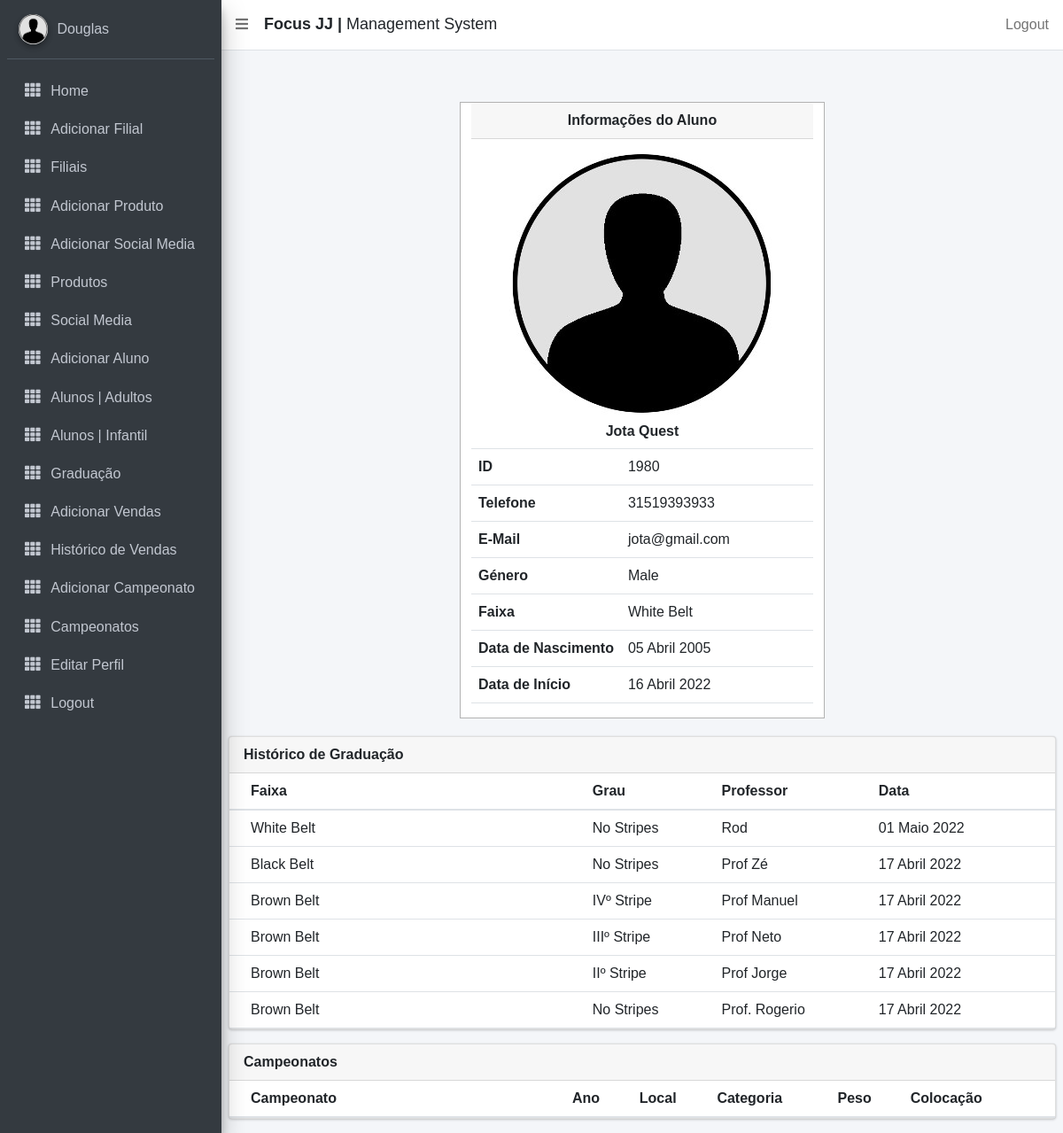
Page /managealunos/1980 (signed in) on the committed database.
### focusbjj/models.py (models this page shows, shortened)
class CustomUser(AbstractUser):
    id = ShortUUIDField(primary_key=True, editable=False, alphabet="0123456789", length=3)
    email = models.EmailField(max_length=255, unique=True)
    contact_name = models.CharField(max_length=255)
    country = CountryField()
    location = models.CharField(max_length=255)
    phone = models.CharField(max_length=15, help_text=_('Use somente números. Código do País + Telefone'))
    join_date = models.DateTimeField(default=timezone.now)
    is_active = models.BooleanField(default=True, help_text='Desmarque a caixa para desativar')
    class Meta:
        ordering = ["country", "location"]

class Aluno(models.Model):
    DoesNotExist = None
    objects = None
    id = ShortUUIDField(primary_key=True, editable=False, alphabet="0123456789", length=4)
    photo = models.ImageField(upload_to='photos/', null=True, blank=True)
    nome = models.CharField(max_length=15, verbose_name='Name')
    middle_name = models.CharField(max_length=20, verbose_name='Middle Name', blank=True, null=True)
    surname = models.CharField(max_length=15, verbose_name='Last Name', null=True)
    phone = models.CharField(max_length=15, help_text='Use only numbers')
    email = models.EmailField(max_length=128)
    location = models.ForeignKey(CustomUser, related_name="alunos", on_delete=models.CASCADE)
    address = models.CharField(max_length=255, blank=True, null=True)
    belt = models.CharField(max_length=255, choices=BELT)
    stripe = models.CharField(max_length=255, choices=GRAU)
    join_date = models.DateTimeField()
    time_stamp = models.DateTimeField(auto_now=True, null=True)
    gender = models.CharField(max_length=255, choices=GENDER)
    dob = models.DateField(verbose_name='Date of Birth',)
    is_blocked = models.BooleanField(default=False)
    agreement = models.BooleanField(default=False)
    USERNAME_FIELD = 'id'
    class Meta:
        ordering = ["nome"]

class Graduation(models.Model):
    objects = None
    aluno = models.ForeignKey(Aluno, related_name='graduacao', on_delete=models.CASCADE, verbose_name='_(Aluno')
    master = models.CharField(max_length=15, null=True, verbose_name=_('Professor'))
    belt = models.CharField(max_length=255, choices=BELT, verbose_name=_('Faixa'))
    stripe = models.CharField(max_length=255, choices=GRAU, verbose_name=_('Grau'))
    time_stamp = models.DateTimeField(null=True, verbose_name=_('Data'))

### focusbjj/views.py (the view)
# urls.py: path('managealunos/<int:pk>', views.DetailALunos.as_view(), name='alunos'),
class DetailALunos(LoginRequiredMixin, DetailView):
    template_name = 'details_alunos.html'
    model = Aluno

### focusbjj/templatetags/attendance_tags.py (called while the page is built)
@register.filter
def campeonatos(athlete_instance):
    return Championship.objects.filter(athlete_id=athlete_instance.id)

@register.filter
def graduacoes(aluno_instance):
    return Graduation.objects.filter(aluno_id=aluno_instance.id).order_by('-time_stamp')

@register.filter
def current_belt(aluno_instance):
    belt = Graduation.objects.filter(aluno_id=aluno_instance.id).order_by('-time_stamp')
    if belt:
        current = belt[0].belt
    else:
        current = aluno_instance.belt
    return current

@register.filter
def current_stripe(aluno_instance):
    belt = Graduation.objects.filter(aluno_id=aluno_instance.id).order_by('-time_stamp')
    if belt:
        current = belt[0].stripe
    else:
        current = aluno_instance.stripe
    return current

### focusbjj/templates/details_alunos.html (shortened to what this page needs)
{% extends 'base_template.html' %}
{% load static %}
{% load attendance_tags %}
{% load i18n %}
{% block content %}
<link rel="stylesheet" href="http://cdnjs.cloudfare.com/ajax/libs/font-awesome/5.15.2/css/all.min.css">
<link rel="stylesheet" href="{% static 'style_aluno.css' %}">
<section class="content">
<div align="center">
   <div class="row col-lg-6" align="center">
       <div class="box ">
           <div class="card-header">
                <p> <b>{% trans "Informações do Aluno" %}</b></p>
            </div>
            <div style="padding: 15px 0px 5px 0px">
                {% if aluno.photo %}
                    <td colspan="2" align=center><img width="300px" src="{{ aluno.photo.url }}"> </td>
                {% else %}
                    <td colspan="2" align=center><img width="300px" src="{% static 'images/defaultuser.jpeg' %}"> </td>
                {% endif %}
            </div>
            <div>
                <h3 style="padding-bottom:10px"><strong>{{ aluno.nome|title }} {{ aluno.middle_name|default_if_none:""|title }} {{ aluno.surname|title }}</strong></h3>
                <div>
                    <table class="table table-hover text-nowrap">
                       <tr>
                            <th width="40px">{% trans "ID" %}</th>
                            <td>{{ aluno.id }}</td>
                        </tr>
                        <tr>
                            <th width="40px">{% trans "Telefone" %}</th>
                            <td>{{ aluno.phone }}</td>
                        </tr>
                        <tr>
                            <th>{% trans "E-Mail" %}</th>
                            <td>{{ aluno.email|lower }}</td>
                        </tr>
                        <tr>
                            <th>{% trans "Gênero" %}</th>
                            <td>{{ aluno.gender }}</td>
                        </tr>
                        <tr>
                            <th>{% trans "Faixa" %}</th>
                            {% if aluno|current_stripe == 'No Stripes' %}
                            <td>{{ aluno|current_belt }}</td>
                            {% else %}
                            <td>{{ aluno|current_belt }} {{ aluno|current_stripe }}</td>
                            {% endif %}
                        </tr>
                        <tr>
                            <th>{% trans "Data de Nascimento" %}</th>
                            <td>{{ aluno.dob|date:"d F Y" }}</td>
                        </tr>
                        <tr>
                            <th>{% trans "Data de Início" %}</th>
                            <td>{{ aluno.join_date|date:"d F Y" }}</td>
                        </tr>
                    </table>
                </div>
            </div>
       </div>
    </div>
</div>
            <div class="row">
                <div class="col-md-12">
                    <div class="card">
                        <div class="card-header">
                            <p> <b>{% trans "Histórico de Graduação" %}</b></p>
                        </div>
                <div class="card-body table-responsive p-0">
                <table class="table table-hover text-nowrap">
                <thead>
                    <tr>
                        <th width="250px">{% trans "Faixa"%}</th>
                        <th width="50px">{% trans "Grau"%}</th>
                        <th width="50px">{% trans "Professor"%}</th>
                        <th width="50px">{% trans "Data"%}</th>
                    </tr>
                </thead>
                <tbody>
                {% for graduacao in aluno|graduacoes %}
                            <tr>
                            <td>{{ graduacao.belt }}</td>
                            <td>
                                {% if graduacao.stripe %}
                                {{ graduacao.stripe }}
                                {% endif %}
                            </td>
                            <td> {{ graduacao.master }}</td>
                            <td>{{ graduacao.time_stamp|date:"d F Y" }}</td>
                            </tr>
                {% endfor %}
                </tbody>
                </table>
                    </div>
                    </div>
                </div>
            </div>
    <div class="row ">
                <div class="col-md-12">
                    <div class="card">
                        <div class="card-header">
                            <p> <b>{% trans "Campeonatos" %}</b></p>
                        </div>
                <div class="card-body table-responsive p-0">
                <table class="table table-hover text-nowrap">
                <thead>
                   <tr>
                    <th width="250px">{% trans "Campeonato"%}</th>
                    <th width="50px">{% trans "Ano"%}</th>
                    <th width="50px">{% trans "Local"%}</th>
                    <th width="50px">{% trans "Categoria"%}</th>
                    <th width="50px">{% trans "Peso"%}</th>
                    <th width="50px"> {% trans "Colocação"%}</th>
                    </tr>
                   </thead>
                </table>
                    </div>
                    </div>
                </div>
            </div>
</section>
{% endblock %}

### templates/sidebar_template.html (shortened to what this page needs)
{% load static %}
{% load i18n %}
<aside class="main-sidebar navbar-gray-dark sidebar-dark-primary elevation-4">
    <div class="sidebar">
      <div class="user-panel mt-3 pb-3 mb-3 d-flex">
        <div class="image">
          <img src="{% static 'images/defaultuser.jpeg' %}" class="img-circle elevation-2" alt="User Image">
        </div>
        <div class="info">
          <a href="#" class="d-block">{{ user.contact_name }}</a>
        </div>
      </div>
      <nav class="mt-2">
        <ul class="nav nav-pills nav-sidebar flex-column" data-widget="treeview" role="menu" data-accordion="false">
          <li class="nav-item">
            {% url 'admin_home' as admin_home %}
            <a href="{% url 'focusbjj:filiais' %}" class="nav-link {% if request.path == admin_home %} active {% endif %}">
              <i class="nav-icon fas fa-th"></i>
              <p>
                Home
              </p>
            </a>
          </li>
          {% if user.is_superuser %}
          <li class="nav-item">
            {% url 'add_staff' as add_staff %}
            <a href="{% url 'focusbjj:add_staff' %}" class="nav-link {% if request.path == add_staff %} active {% endif %}">
              <i class="nav-icon fas fa-th"></i>
              <p>
               Adicionar Filial
              </p>
            </a>
          </li>
           <li class="nav-item">
              {% url 'manage_staff' as manage_staff %}
            {% url 'edit_staff' staff_id=id as edit_staff %}
            <a href="{% url 'focusbjj:managestaff' %}" class="nav-link {% if request.path == manage_staff %} active {% endif %} {% if request.path == edit_staff %} active {% endif %}">
              <i class="nav-icon fas fa-th"></i>
              <p>
                Filiais
              </p>
            </a>
          </li>
          <li class="nav-item">
            <a href="{% url 'focusbjj:addproduct' %}" class="nav-link ">
              <i class="nav-icon fas fa-th"></i>
              <p>
                Adicionar Produto
              </p>
            </a>
          </li>
          <li class="nav-item">
            <a href="{% url 'focusbjj:addsocialmedia' %}" class="nav-link ">
              <i class="nav-icon fas fa-th"></i>
              <p>
                {% trans "Adicionar Social Media" %}
              </p>
            </a>
          </li>
          {% endif%}
          <li class="nav-item">
            <a href="{% url 'focusbjj:products' %}" class="nav-link ">
              <i class="nav-icon fas fa-th"></i>
              <p>
                {% trans "Produtos" %}
              </p>
            </a>
          </li>
          <li class="nav-item">
            <a href="{% url 'focusbjj:socialmedia' %}" class="nav-link">
              <i class="nav-icon fas fa-th"></i>
              <p>
                {% trans "Social Media" %}
              </p>
            </a>
          </li>
           <li class="nav-item">
            <a href="{% url 'focusbjj:add_aluno' %}" class="nav-link {% if request.path == add_student %} active {% endif %}">
              <i class="nav-icon fas fa-th"></i>
              <p>
                {% trans "Adicionar Aluno" %}
              </p>
            </a>
          </li>
          <li class="nav-item">
            <a href="{% url 'focusbjj:managealunos' %}" class="nav-link {% if request.path == manage_student %} active {% endif %} {% if request.path == edit_student %} active {% endif %}">
              <i class="nav-icon fas fa-th"></i>
              <p>
                {% trans "Alunos | Adultos" %}
              </p>
            </a>
          </li>
          <li class="nav-item">
            <a href="{% url 'focusbjj:managealunoskids' %}" class="nav-link {% if request.path == manage_student %} active {% endif %} {% if request.path == edit_student %} active {% endif %}">
              <i class="nav-icon fas fa-th"></i>
              <p>
                {% trans "Alunos | Infantil" %}
              </p>
            </a>
          </li>
          <li class="nav-item">
            <a href="{% url 'focusbjj:managegraduation' %}" class="nav-link {% if request.path == manage_student %} active {% endif %} {% if request.path == edit_student %} active {% endif %}">
              <i class="nav-icon fas fa-th"></i>
              <p>
                {% trans "Graduação" %}
              </p>
            </a>
          </li>
           <li class="nav-item">
            <a href="{% url 'focusbjj:addvenda' %}" class="nav-link ">
              <i class="nav-icon fas fa-th"></i>
              <p>
                {% trans "Adicionar Vendas" %}
              </p>
            </a>
          </li>
           <li class="nav-item">
            <a href="{% url 'focusbjj:vendas' user.pk %}" class="nav-link ">
              <i class="nav-icon fas fa-th"></i>
              <p>
                {% trans "Histórico de Vendas" %}
              </p>
            </a>
          </li>
          <li class="nav-item">
            <a href="{% url 'focusbjj:championship' %}" class="nav-link {% if request.path == manage_student %} active {% endif %} {% if request.path == edit_student %} active {% endif %}">
              <i class="nav-icon fas fa-th"></i>
              <p>
                {% trans "Adicionar Campeonato" %}
              </p>
            </a>
          </li>
          <li class="nav-item">
            <a href="{% url 'focusbjj:championshipdetails' %}" class="nav-link {% if request.path == manage_student %} active {% endif %} {% if request.path == edit_student %} active {% endif %}">
              <i class="nav-icon fas fa-th"></i>
              <p>
                {% trans "Campeonatos" %}
              </p>
            </a>
          </li>
           <li class="nav-item">
            <a href="{% url 'focusbjj:editarstaff' request.user.pk %}" class="nav-link ">
              <i class="nav-icon fas fa-th"></i>
              <p>
                {% trans "Editar Perfil" %}
              </p>
            </a>
          </li>
          <li class="nav-item">
             <a href="{% url 'focusbjj:logout' %}" class="nav-link">
              <i class="nav-icon fas fa-th"></i>
              <p>
                Logout
              </p>
            </a>
          </li>
        </ul>
      </nav>
    </div>
  </aside>

### static/style_aluno.css (style rules this page uses)
* { margin:0; padding:0; box-sizing: border-box; text-decoration: none; font-family: Arial, Helvetica, sans-serif; transition: all 0.4s cubic-bezier(0,1.57,.67,1.18); }
.box { flex:1 1 300px; background: #fff; border: 1px solid rgba(0,0,0,.3); position: relative; overflow: hidden; margin:20px; }

### rows in the picture
CustomUser: contact_name "Douglas"
Aluno: nome "Jota", surname "Quest", id "1980", phone "31519393933", email "jota@gmail.com", gender "Male", id.belt "White Belt", dob "05 Abril 2005", join_date "16 Abril 2022"
Graduation: belt "White Belt", stripe "No Stripes", master "Rod", time_stamp "01 Maio 2022"
Graduation: belt "Black Belt", stripe "No Stripes", master "Prof Zé", time_stamp "17 Abril 2022"
Graduation: belt "Brown Belt", stripe "IVº Stripe", master "Prof Manuel", time_stamp "17 Abril 2022"
Graduation: belt "Brown Belt", stripe "IIIº Stripe", master "Prof Neto", time_stamp "17 Abril 2022"
Graduation: belt "Brown Belt", stripe "IIº Stripe", master "Prof Jorge", time_stamp "17 Abril 2022"
Graduation: belt "Brown Belt", stripe "No Stripes", master "Prof. Rogerio", time_stamp "17 Abril 2022"
